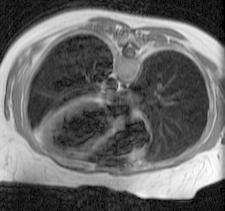
%> input picture chest.pgm, 225 x 211 px
$ octave --eval "result = difImage('chest.pgm');"   (GNU Octave 9; MATLAB toolbox functions it lacks are replaced by stand-ins)
%> lines starting %> are read from the running program, lines starting %| are printed output that depends on the picture
function [Fx, Fy] = difImage(image)
%> called with image = 'chest.pgm'
I = imread(image);
%> I is the input picture: size 211x225 uint8; min 0, max 255, mean 102.4
F = im2double(I);
hx = [-1, 0, 1]; % x derivative
hy = [-1 ;0  ;1]; % y derivative

Fx = imfilter(F,hx,'replicate','conv');
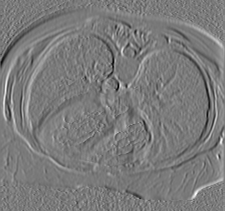
%> Fx: size 211x225 double; min -0.525, max 0.565, mean 0.00187; drawn with min black and max white
Fy = imfilter(F,hy, 'replicate', 'conv');
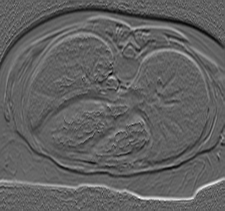
%> Fy: size 211x225 double; min -0.416, max 0.671, mean -2.59e-05; drawn with min black and max white
h2 = [0,1,0;1,1,1;0,1,0]; %Dilation
F3 = imdilate(F,h2); %Dilation
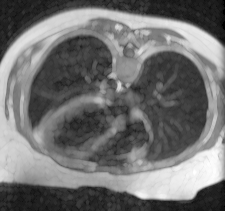
%> F3: size 211x225 double; min 0, max 1, mean 0.44


figure, imshow(Fx)
%> after `imshow(Fx)`:
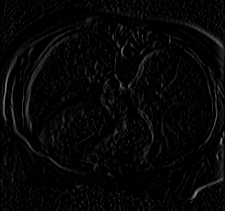
%> displayed picture: size 211x225, on the screen's scale of 0 to 255; min 0, max 144, mean 6.2
figure, imshow(Fy)
%> after `imshow(Fy)`:
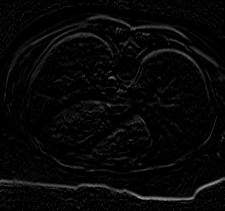
%> displayed picture: size 211x225, on the screen's scale of 0 to 255; min 0, max 171, mean 6.8

end
